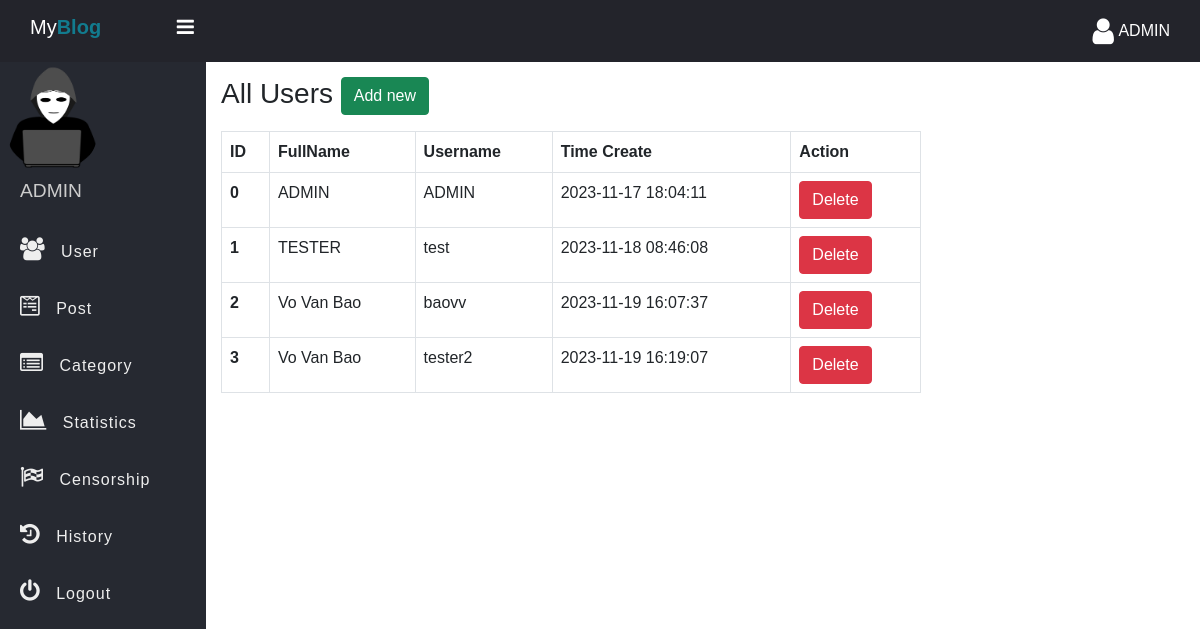
The app's page /admin/user.php (signed in) with its own data.
### tables this page shows
CREATE TABLE `account` (
  `ID` int(11) NOT NULL,
  `Fullname` text NOT NULL,
  `Email` text NOT NULL,
  `Phone` text NOT NULL,
  `Role` text NOT NULL DEFAULT 'User',
  `Username` text NOT NULL,
  `Password` text NOT NULL,
  `Time_create` datetime NOT NULL DEFAULT current_timestamp() ON UPDATE current_timestamp()
);

### admin/data/user.php (called while the page is built, shortened)
<?php
function getAllUser($conn)
{
    $sql = "SELECT ID, FullName, Username, Time_create FROM account";
    $stmt = $conn->prepare($sql);
    $stmt->execute();
    if ($stmt->rowCount() >= 1) {
        $data = $stmt->fetchAll();
        return $data;
    } else {
        return 0;
    }
}

### admin/user.php (the view, shortened to what this page needs)
<?php
if (isset($_SESSION["User"]) && $_SESSION["Role"] === "Admin") {
?>
    <!DOCTYPE html>
    <html>
    <head>
        <link rel="stylesheet" href="https://stackpath.bootstrapcdn.com/font-awesome/4.7.0/css/font-awesome.min.css">
        <link href="https://cdn.jsdelivr.net/npm/bootstrap@5.0.2/dist/css/bootstrap.min.css" rel="stylesheet">
        <link rel="stylesheet" href="../css/side-bar.css">
        <link rel="stylesheet" href="../css/style.css">
    </head>
    <body>
        <?php
        include('inc/side-nav.php');
        include_once("data/user.php");
        include("../DB_Config/db_config.php");
        $user = getAllUser($conn);
        ?>
        <div class="main-table">
            <h3 class="mb-3">All Users
                <a href="" class="btn btn-success">Add new</a>
            </h3>
            <?php if ($user != 0) {
                $count = 0 ?>
                <table class="table t1 table-bordered">
                    <thead>
                        <tr>
                            <th scope="col">ID</th>
                            <th scope="col">FullName</th>
                            <th scope="col">Username</th>
                            <th scope="col">Time Create</th>
                            <th scope="col">Action</th>
                        </tr>
                    </thead>
                    <tbody>
                        <?php foreach ($user as $user) {
                        ?>
                            <tr>
                                <th scope="row"><?php echo ($count++) ?></th>
                                <td><?php echo $user["FullName"] ?></td>
                                <td><?php echo $user["Username"] ?></td>
                                <td><?php echo $user["Time_create"] ?></td>
                                <td>
                                    <a href="user-delete.php?ID=<?php echo $user["ID"] ?>" class="btn btn-danger">Delete</a>
                                </td>
                            </tr>
                        <?php } ?>
                    </tbody>
                </table>
            <?php } else { ?>
                <div class="alert alert-warning">
                    Empty!
                </div>
            <?php } ?>
        </div>
        </section>
        </div>
    </body>
    </html>
<?php } else {
    header("Location:404.php");
    exit;
}
?>

### admin/inc/side-nav.php (shortened to what this page needs)
<header class="header">
    <h2 class="u-name">My<b>Blog</b>
        <label for="checkbox">
            <i id="navbtn" class="fa fa-bars" aria-hidden="true"></i>
        </label>
    </h2>
    <div class="d-flex align-items-center">
        <i class="fa fa-user" aria-hidden="true"></i> &nbsp;
        <span><?php echo $_SESSION['User'] ?></span>
    </div>
</header>
<div class="body">
    <nav class="side-bar">
        <div class="user-p">
            <img src="../upload/user/512px-Hacker_behind_PC.svg.png">
            <h4><?php echo $_SESSION['User'] ?></h4>
        </div>
        <ul class="navList">
            <li>
                <a href="../admin/user.php">
                    <i class="fa fa-users" aria-hidden="true"></i>
                    <span>User</span>
                </a>
            </li>
            <li>
                <a href="../admin/post.php">
                    <i class="fa fa-wpforms" aria-hidden="true"></i>
                    <span>Post</span>
                </a>
            </li>
            <li>
                <a href="../admin/category.php">
                    <i class="fa fa-list-alt" aria-hidden="true"></i>
                    <span>Category</span>
                </a>
            </li>
            <li>
                <a href="../admin/statistics.php">
                    <i class="fa fa-area-chart" aria-hidden="true"></i>
                    <span>Statistics</span>
                </a>
            </li>
            <li>
                <a href="../admin/censorship.php">
                    <i class="fa fa-flag-checkered" aria-hidden="true"></i>
                    <span>Censorship</span>
                </a>
            </li>
            <li>
                <a href="../admin/history.php">
                    <i class="fa fa-history" aria-hidden="true"></i>
                    <span>History</span>
                </a>
            </li>
            <li>
                <a href="../logout.php">
                    <i class="fa fa-power-off" aria-hidden="true"></i>
                    <span>Logout</span>
                </a>
            </li>
        </ul>
    </nav>
    <section class="section-1">

### css/side-bar.css (style rules this page uses)
* { padding: 0; margin: 0; box-sizing: border-box; font-family: arial, sans-serif; }
.header { display: flex; justify-content: space-between; align-items: center; padding: 15px 30px; background: #23242b; color: #fff; }
.u-name { font-size: 20px; }
.u-name b { color: #127b8e; }
.header i { font-size: 30px; cursor: pointer; color: #fff; }
.user-p img { text-align: center; width: 100px; border-radius: 50%; }
.user-p h4 { color: #ccc; font-size: 1.2em; padding-left: 20px; }
.side-bar { width: 250px; background: #262931; min-height: 100vh; transition: 500ms width; }
.body { display: flex; }
.side-bar ul { margin-top: 20px; list-style: none; padding-left: 0; }
.side-bar ul li { font-size: 16px; padding: 15px 0px; padding-left: 20px; transition: 500ms background; white-space: nowrap; overflow: hidden; text-overflow: ellipsis; }
.side-bar ul li a { text-decoration: none; color: #eee; cursor: pointer; letter-spacing: 1px; }
.side-bar ul li a i { display: inline-block; padding-right: 10px; font-size: 23px; }
#navbtn { display: inline-block; margin-left: 70px; font-size: 20px; transition: 500ms color; }

### css/style.css (style rules this page uses)
img { max-width: 100%; }
.section-1 { width: 100%; padding: 15px; }
.main-table { width: 90%; max-width: 700px; }

### records on screen
account: Fullname "ADMIN", Username "ADMIN", Time_create "2023-11-17 18:04:11"
account: Fullname "TESTER", Username "test", Time_create "2023-11-18 08:46:08"
account: Fullname "Vo Van Bao", Username "baovv", Time_create "2023-11-19 16:07:37"
account: Fullname "Vo Van Bao", Username "tester2", Time_create "2023-11-19 16:19:07"

### other values on screen
$_SESSION['User'] "ADMIN"
